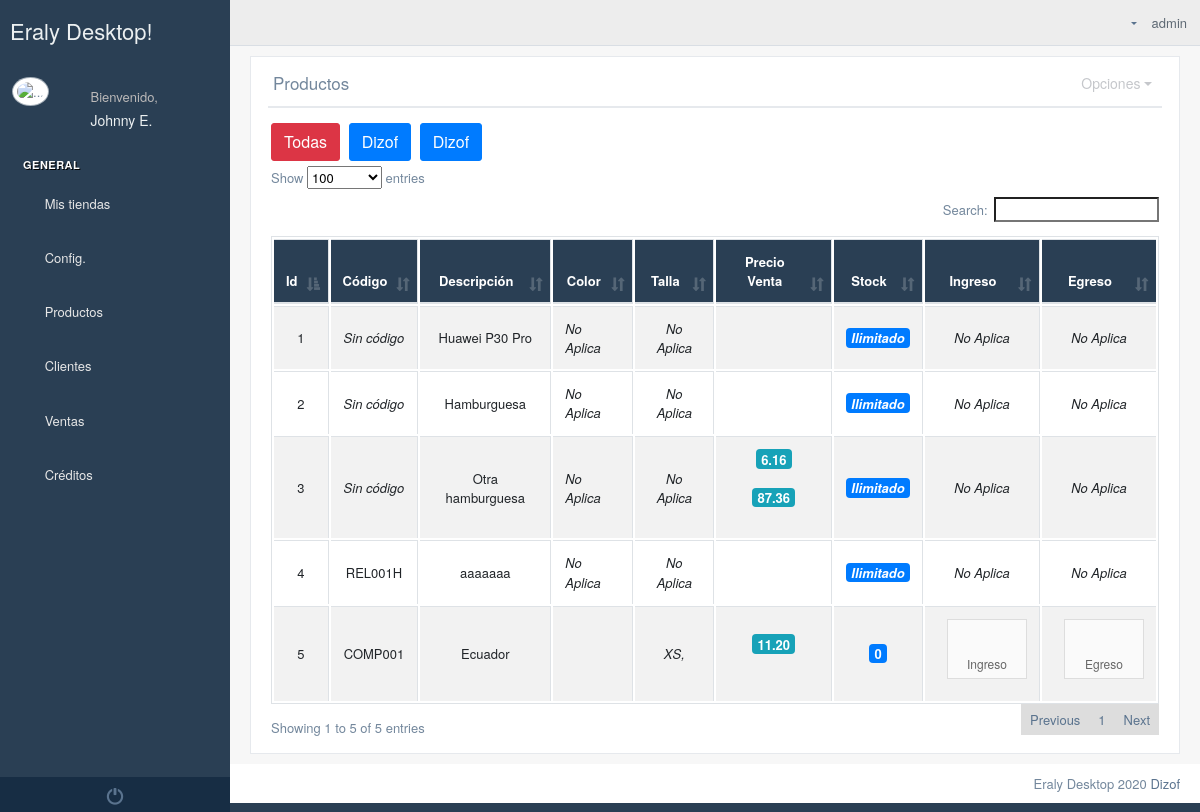
The page /inventory/ (signed in) on the database as committed earlier.
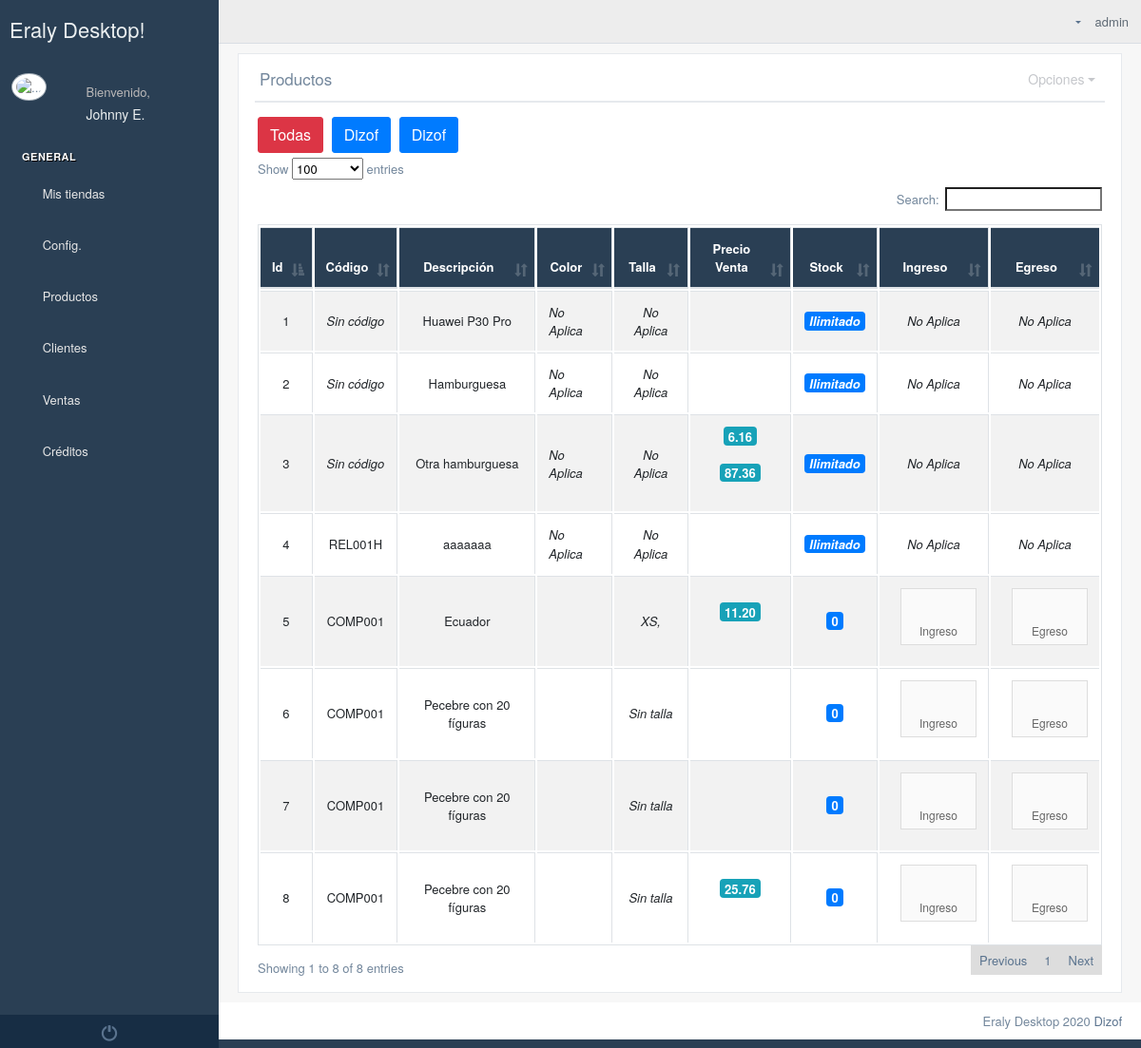
The same page on the database as committed later.
### Empresa/models.py (models this page shows, shortened)
class Establecimiento(models.Model):
    logo=models.ImageField(upload_to="logos/establecimientos",null=True,blank=True)
    banner=models.ImageField(upload_to="banner/establecimientos",null=True,blank=True)
    pie_pagina=models.ImageField(upload_to="pie/establecimientos",null=True,blank=True)
    cabecera_tienda=models.ImageField(upload_to="logos/tienda",null=True,blank=True)
    banner1=models.ImageField(upload_to="logos/tienda",null=True,blank=True)
    banner2=models.ImageField(upload_to="logos/tienda",null=True,blank=True)
    color_encabezado_documentos=models.CharField(max_length=40, default="#ffffff")
    usuario=models.ForeignKey(User,on_delete=models.CASCADE)
    ruc=models.CharField(max_length=13)
    nombreComercial=models.CharField(max_length=60)
    representateLegal=models.CharField(max_length=60)
    slug = models.SlugField(max_length=255, unique=True, blank=True)
    descripcion = RichTextUploadingField(null=True, blank=True)
    ubicacion_gps = models.CharField(max_length=300,null=True,blank=True)
    correo_electronico=models.EmailField(max_length=600,null=True,blank=True)
    web=models.CharField(max_length=400,null=True,blank=True)
    facebook=models.CharField(max_length=400,null=True,blank=True,default=" ")
    instagram=models.CharField(max_length=400, null=True, blank=True, default=" ")
    youtube = models.CharField(max_length=400,null=True,blank=True,default=" ")
    activo=models.BooleanField(default=False)

### Producto/models.py (models this page shows, shortened)
class Productos(models.Model,ResizeImageMixin):
    tipo=models.CharField(max_length=20, default="P")
    imagen=models.ImageField(upload_to="productos",null=True,blank=True)
    codigo=models.CharField(max_length=300, null=True,blank=True, help_text="Solo si tiene codigo interno o codigo de barras")
    establecimiento = models.ForeignKey(Establecimiento, on_delete=models.CASCADE, null=True, blank=True)
    subcategoria=models.ForeignKey(Subcategorias_2, on_delete=models.CASCADE,null=True,blank=True)
    marca=models.ForeignKey(Marca,on_delete=models.CASCADE,null=True,blank=True)
    nombre=models.CharField(max_length=100)
    talla=models.CharField(max_length=50,null=True,blank=True)
    dimension=models.CharField(max_length=200,null=True,blank=True)
    detallesTecnicos = RichTextUploadingField(null=True,blank=True,help_text="Es opcional",default="Sin detalles Técnicos")
    descripcion = RichTextUploadingField(default="Sin descripción",null=True,blank=True)
    estado=models.BooleanField(default=True)
    hash = models.CharField(max_length=256,null=True,blank=True)
    puntuacion=models.DecimalField(max_digits=9, decimal_places=2,default=0)
    etiquetas=models.TextField(default="",null=True,blank=True)
    class Meta:
        verbose_name_plural = "3. Producto "

class Precios(models.Model):
    producto=models.ForeignKey(Productos, on_delete=models.CASCADE)
    precioVenta=models.DecimalField(max_digits=9, decimal_places=2)
    iva=models.DecimalField(max_digits=9, decimal_places=2,default=0)
    total=models.DecimalField(max_digits=9, decimal_places=2,default=0)
    detalle=models.CharField(max_length=50)
    estado=models.BooleanField(default=True)
    web=models.BooleanField(default=False)
    class Meta:
        verbose_name_plural = "6. Precios Producto "

### Producto/views.py (the view)
# urls.py: path("inventory/", inventario),
@login_required(login_url='/store/login/')
def inventario(request):
    produc=Productos.objects.filter(establecimiento__usuarioempresa__user=request.user)
    if request.GET.get("establecimiento"):
        produc = Productos.objects.filter(establecimiento_id=request.GET.get('establecimiento'))
    if request.POST:
        print(request.POST)
        Kardex(producto_id=request.POST['producto'],tipo=request.POST['tipo'],cantidad=request.POST['cantidad'],descripcion=request.POST['detalle']).save()
        messages.add_message(request, messages.SUCCESS, "Se ha registrado nuevo ingreso en kardex..!")
    contexto={
        'productos':produc,
        'establecimientos':Establecimiento.objects.filter(usuarioempresa__user=request.user)
    }
    return render(request, 'producto/inventario.html',contexto)

### Producto/templatetags/productosTags.py (called while the page is built)
@register.simple_tag
def stock(id):
    try:
        kardex=Kardex.objects.filter(producto_id=id)
        ingresos=kardex.filter(tipo="I").aggregate(Sum('cantidad'))['cantidad__sum']
        egresos=kardex.filter(tipo="E").aggregate(Sum('cantidad'))['cantidad__sum']
        if ingresos==None:
            ingresos=0
        if egresos==None:
            egresos=0
        return ingresos-egresos
    except:
        return 0

### templates/producto/inventario.html (shortened to what the changed rows need)
{% extends 'Home/index2.html' %}
{% block contenido_index %}
{% load productosTags %}
{% load static %}
    <div class="">
        <div class="row">
            <div class="col-md-12 col-sm-12 ">
                <div class="x_panel">
                    <div class="x_title">
                        <h2>Productos <small>del establecimientos</small></h2>
                    </div>
                    <div class="x_content">
                        <div class="row">
                            <div class="col-sm-12">
                                <a class="btn btn-danger" href="/inventory/">Todas</a>
                                {% for establecimiento in establecimientos %}
                                    <a class="btn btn-primary" href="/inventory/?establecimiento={{ establecimiento.id }}">{{ establecimiento.nombreComercial }}</a>
                                {% endfor %}
                                <div class="card-box table-responsive">
                                    <table id="inventario" class="table table-striped table-bordered" style="width:100%">
                                        <thead style="background-color: #2A3F54; color: white">
                                        <tr>
                                            <th style="text-align: center">Id</th>
                                            <th style="text-align: center">Código</th>
                                            <th style="text-align: center">Descripción</th>
                                            <th style="text-align: center">Color</th>
                                            <th style="text-align: center">Talla</th>
                                            <th style="text-align: center">Precio Venta</th>
                                            <th style="text-align: center">Stock</th>
                                            <th style="text-align: center">Ingreso</th>
                                            <th style="text-align: center">Egreso</th>
                                        </tr>
                                        </thead>
                                        <tbody>
                                        {% for producto in productos %}
                                            <tr>
                                            <td style="text-align: center; vertical-align: middle">{{ producto.id }}</td>
                                            <td style="text-align: center; vertical-align: middle">{% if producto.codigo  %}{{ producto.codigo }}{% else %} <i>Sin código</i> {% endif %}</td>
                                            <td style="text-align: center; vertical-align: middle">{{ producto.nombre }}</td>
                                            <td style="text-align: justify; vertical-align: middle">
                                            {% if producto.tipo == "P" %}
                                                {% for color in producto.colores_set.all %}
                                                    <i class="fa fa-circle" style="color:{{ color.codigoColor }}"></i>
                                                    <i>{{ color }}</i>
                                                    <br>
                                                {% endfor %}
                                            {% else %}
                                                <i>No Aplica</i>
                                            {% endif %}
                                            </td>
                                            <td style="text-align: center; vertical-align: middle">
                                            {% if producto.tipo == "P" %}
                                                {% if producto.talla %}
                                                    <i>{{ producto.talla }}</i>
                                                {% else %}
                                                    <i>Sin talla</i>
                                                {% endif %}
                                            {% else %}
                                                <i>No Aplica</i>
                                            {% endif %}
                                            </td>
                                            <td style="text-align: center; vertical-align: middle">
                                                {% for precios in producto.precios_set.all %}
                                                    <span class="badge badge-info" style="font-size: 13px">{{ precios.total }}</span><br>
                                                    <br>
                                                {% endfor %}
                                            </td>
                                            <td style="text-align: center; vertical-align: middle"> <span class="badge badge-primary" style="font-size: 13px">
                                                {% if producto.tipo == "P" %}
                                                    {% stock producto.id %}
                                                {% else %}
                                                    <i>Ilimitado</i>
                                                {% endif %}
                                            </span></td>
                                            <td style="text-align: center; vertical-align: middle;">
                                                {% if producto.tipo == "P" %}
                                                <a data-toggle="modal" data-target="#ingresos"
                                                   onclick="inventario('{{ producto.id }}','{{ producto.nombre }}','I')"
                                                   href="#" class="btn btn-app datos"><i class="fa fa-plus-circle"></i>Ingreso</a>
                                                {% else %}
                                                    <i>No Aplica</i>
                                                {% endif %}
                                            </td>
                                            <td style="text-align: center; vertical-align: middle;">
                                                 {% if producto.tipo == "P" %}
                                                <a href="" data-toggle="modal" data-target="#ingresos"
                                                   onclick="inventario('{{ producto.id }}','{{ producto.nombre }}','E')"
                                                   class="btn btn-app datos">
                                                    <i class="fa fa-minus-circle"></i>Egreso</a>
                                                 {% else %}
                                                    <i>No Aplica</i>
                                                {% endif %}
                                            </td>
                                        </tr>
                                        {% endfor %}
                                        </tbody>
                                    </table>
                                </div>
                            </div>
                        </div>
                    </div>
                </div>
            </div>
        </div>
    </div>
{% endblock %}

Rows that differ between the two databases and show on the page:
added Productos: id "6", codigo "COMP001", nombre "Pecebre con 20 fíguras", tipo "Sin talla", id "0"
added Productos: id "7", codigo "COMP001", nombre "Pecebre con 20 fíguras", tipo "Sin talla", id "0"
added Productos: id "8", codigo "COMP001", nombre "Pecebre con 20 fíguras", tipo "Sin talla", id "0"
added Precios: total "25.76", shown under "8"
Other text that changed with them:
text written by a page script: "Show entries Search: Showing 1 to 5 of 5 entries Previous 1 Next" → "Show entries Search: Showing 1 to 8 of 8 entries Previous 1 Next"
